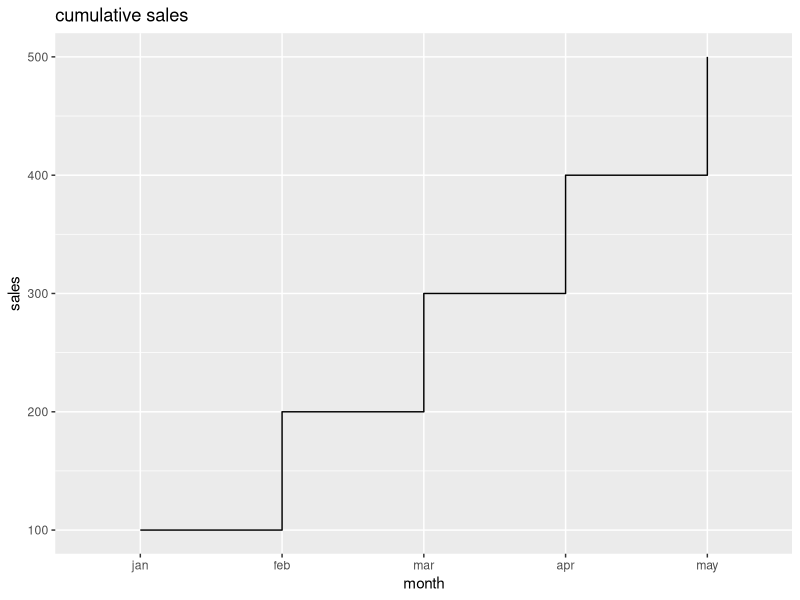

R code for this plot:
library(ggplot2)
sales_data=data.frame(
  month=factor(c("jan","feb","mar","apr","may"),levels=c("jan","feb","mar","apr","may")),
  cumulative_sales=c(100,200,300,400,500)
)
ggplot(sales_data, aes(x=month,y=cumulative_sales,group=1))+
  geom_step()+
  labs(title="cumulative sales",
       x="month",
       y="sales")